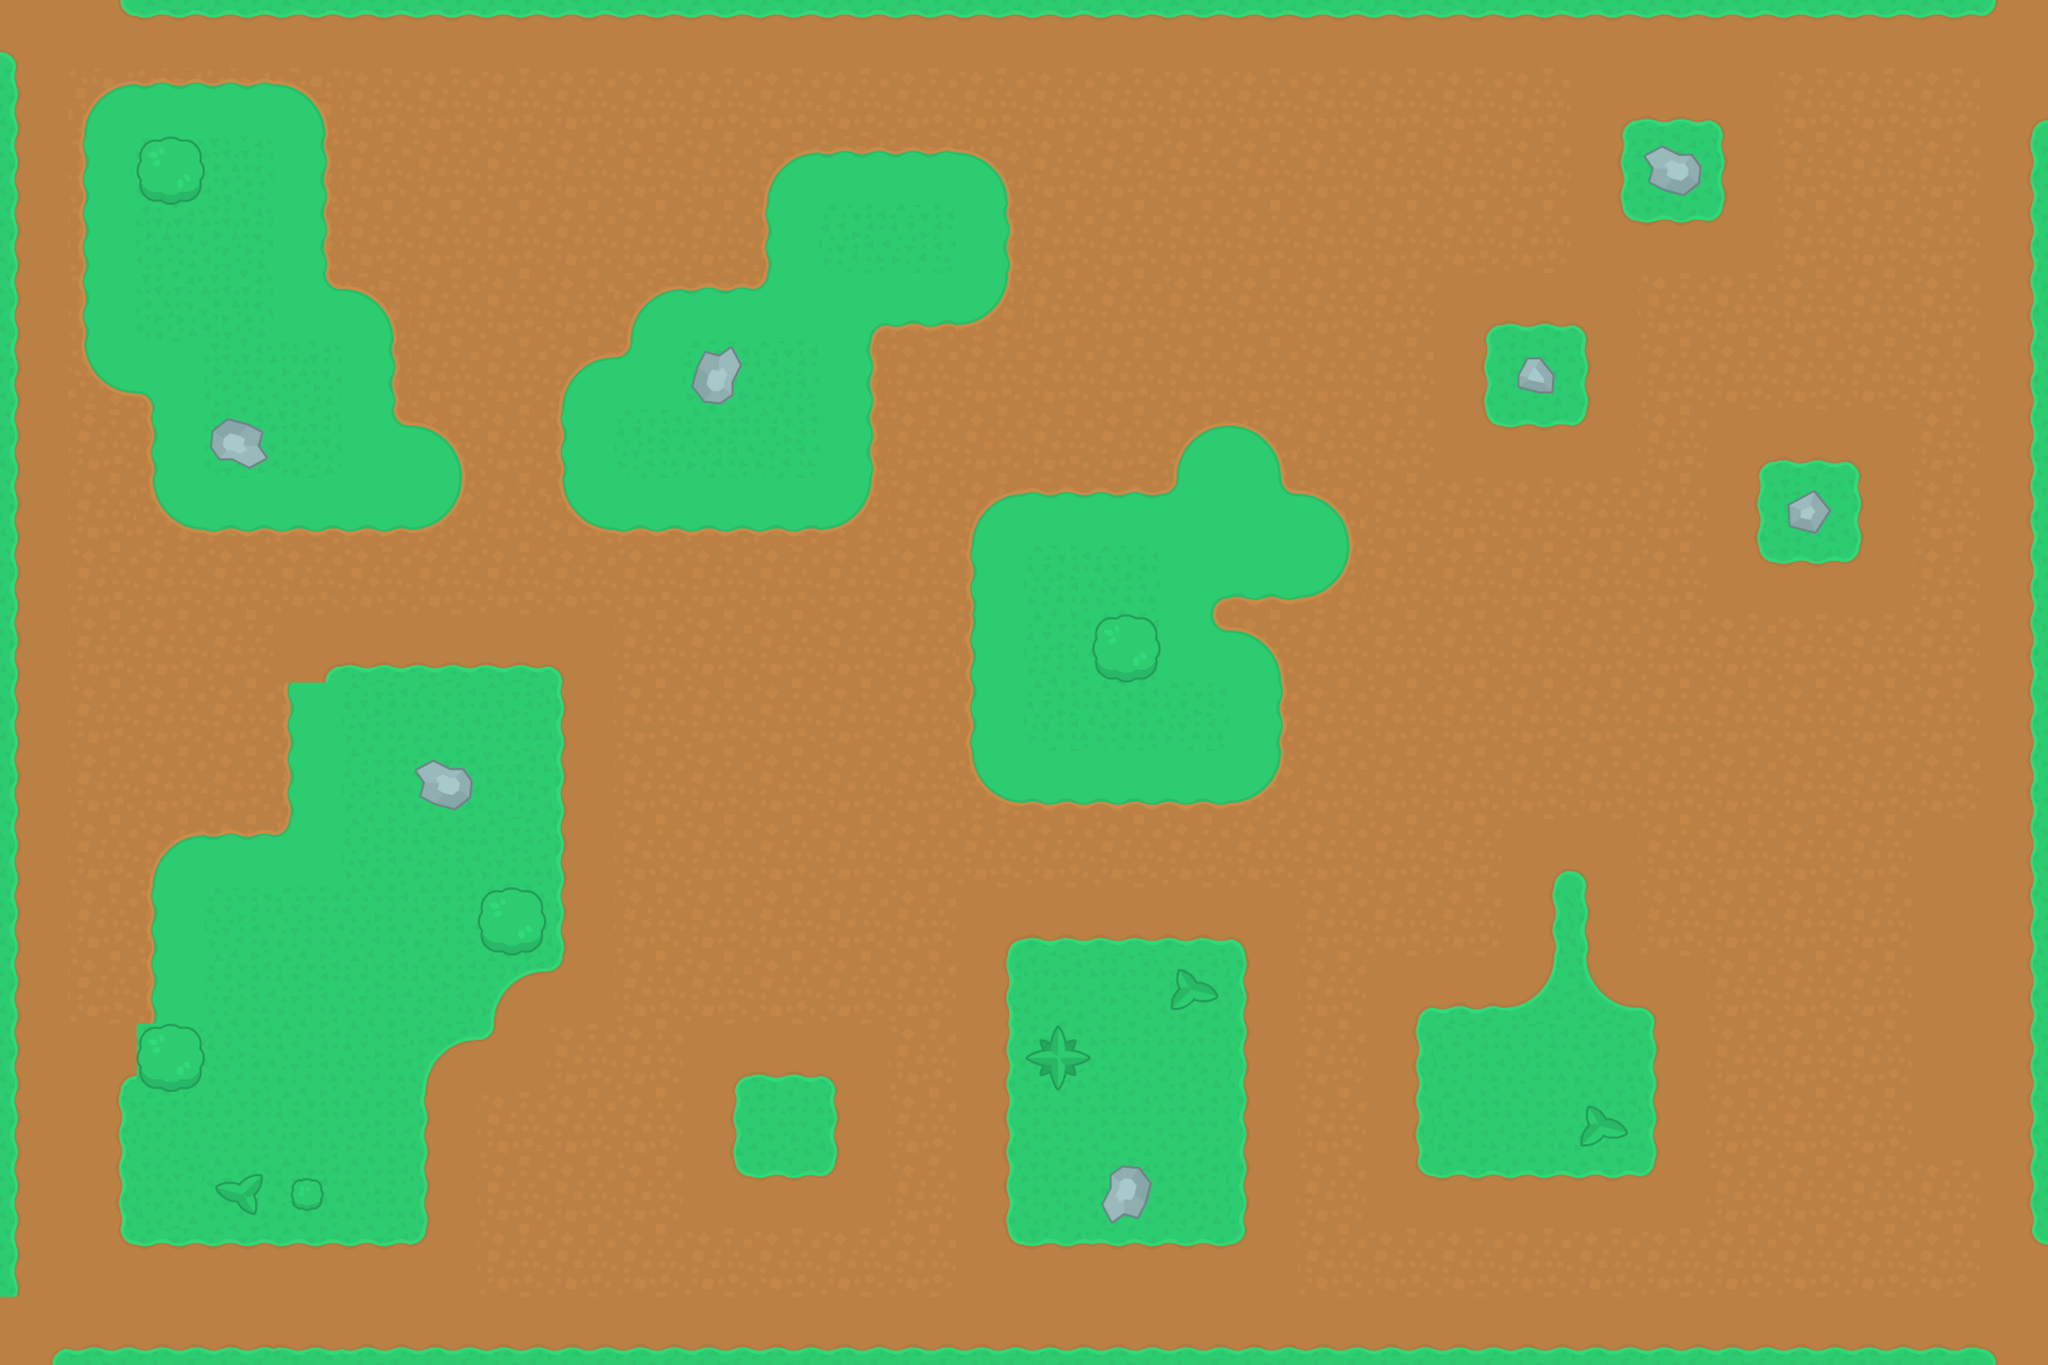

This is a level from a 2D game, rendered from its Tiled map with the project's own tilesets. A one-line summary and the complete map file follow:
An orthogonal 30x20 tile map with 128x128 px tiles, 2 tile layers (Ground, Decoration), 2 tilesets and 28 objects (9x Enemies, Player).

<map version="1.10" tiledversion="1.10.2" orientation="orthogonal" renderorder="right-down" width="30" height="20" tilewidth="128" tileheight="128" infinite="0" nextlayerid="6" nextobjectid="32">
 <tileset firstgid="1" source="tsx/Ground.tsx" />
 <tileset firstgid="300" source="tsx/Trees.tsx" />
 <layer id="1" name="Ground" width="30" height="20">
  <data encoding="csv">
1610612785,2684354609,2684354586,2684354586,2684354586,2684354586,2684354586,2684354586,2684354586,2684354586,2684354586,2684354586,2684354586,2684354586,2684354586,2684354586,2684354586,2684354586,2684354586,2684354586,2684354586,2684354586,2684354586,2684354586,2684354586,2684354586,2684354586,2684354586,2684354586,49,
26,2684354656,2684354655,2684354655,3221225568,94,94,94,94,94,94,94,94,94,94,94,94,94,94,94,94,94,94,1,2,3,94,94,94,3221225521,
26,95,25,25,3221225567,94,94,94,94,94,94,73,2684354655,2684354655,2684354633,94,94,94,94,94,94,94,94,24,25,26,94,94,94,3221225498,
26,95,25,25,3221225567,94,94,94,94,94,94,95,2684354585,2684354585,3221225567,94,94,94,94,94,94,94,94,47,48,49,94,94,94,3221225498,
26,95,25,25,116,3221225568,94,94,94,1610612810,2684354655,118,70,1610612831,3221225545,94,94,94,94,94,94,1,2,3,94,94,94,94,94,3221225498,
26,3221225546,72,25,25,3221225567,94,94,73,118,2684354585,2684354585,3221225567,94,94,94,94,94,94,94,94,24,25,26,94,94,94,94,94,3221225498,
26,94,95,25,25,116,74,94,95,2684354585,2684354585,2684354585,3221225567,94,94,94,94,73,2684354633,94,94,47,48,49,94,1,2,3,94,3221225498,
26,94,3221225546,1610612831,1610612831,1610612831,2684354634,94,1610612809,1610612831,1610612831,1610612831,3221225545,94,73,3221225543,3221225543,118,116,2684354633,94,94,94,94,94,24,25,26,94,3221225498,
26,94,94,94,94,94,94,94,94,94,94,94,94,94,95,2684354585,2684354585,70,71,3221225545,94,94,94,94,94,47,48,49,94,3221225498,
26,94,94,94,1,2,2,2,3,94,94,94,94,94,2684354631,2684354585,2684354585,116,74,94,94,94,94,94,94,94,94,94,94,3221225498,
26,94,94,94,95,2684354585,2684354585,2684354585,26,94,94,94,94,94,2684354631,2684354585,2684354585,2684354585,93,94,94,94,94,94,94,94,94,94,94,3221225498,
26,94,94,94,95,2684354585,2684354585,25,26,94,94,94,94,94,3221225546,71,71,71,2684354634,94,94,94,94,94,94,94,94,94,94,3221225498,
26,94,73,117,118,2684354585,2684354585,2684354585,26,94,94,94,94,94,94,94,94,94,94,94,94,94,3221225521,1610612785,94,94,94,94,3221225498,3221225498,
26,94,95,2684354585,2684354585,2684354585,2684354585,2684354585,26,94,94,94,94,94,2684354607,2684354584,2684354584,2684354584,3221225519,94,94,94,3221225498,26,94,94,94,94,3221225498,3221225498,
26,94,95,2684354585,2684354585,2684354585,2684354585,2684354587,1610612783,94,94,94,94,94,2684354608,25,25,25,3221225496,94,3221225521,1610612762,28,27,1610612785,94,94,94,3221225498,3221225498,
26,1610612739,25,2684354585,2684354585,2684354585,4,49,94,94,1,2,3,94,24,25,25,25,3221225496,94,3221225498,2684354585,2684354585,2684354585,26,94,94,94,3221225498,3221225498,
26,3221225498,2684354585,2684354585,2684354585,2684354585,26,94,94,94,24,25,26,94,24,25,25,25,3221225496,94,3221225498,2684354585,2684354585,2684354585,26,94,94,94,3221225498,3221225498,
26,3221225498,25,2684354585,2684354585,2684354585,26,94,94,94,47,48,49,94,24,25,25,25,3221225496,94,2684354609,2684354586,2684354586,2684354586,49,94,94,94,94,3221225498,
26,47,2684354586,2684354586,2684354586,2684354586,1610612783,94,94,94,94,94,94,94,47,48,1610612760,1610612760,1610612783,94,94,94,94,94,94,94,94,94,94,2684354609,
3221225521,1610612762,1610612762,1610612762,2,1610612762,1610612762,1610612762,1610612762,1610612762,1610612762,1610612762,1610612762,1610612762,1610612762,1610612762,1610612762,1610612762,1610612762,1610612762,1610612762,1610612762,1610612762,1610612762,1610612762,1610612762,1610612762,1610612762,1610612762,1610612785
</data>
 </layer>
 <layer id="2" name="Decoration" width="30" height="20">
  <data encoding="csv">
0,0,0,0,0,0,0,0,0,0,0,0,0,0,0,0,0,0,0,0,0,0,0,0,0,0,0,0,0,0,
0,0,0,0,0,0,0,0,0,0,0,0,0,0,0,0,0,0,0,0,0,0,0,0,0,0,0,0,0,0,
0,0,131,0,0,0,0,0,0,0,0,0,0,0,0,0,0,0,0,0,0,0,0,0,137,0,0,0,0,0,
0,0,0,0,0,0,0,0,0,0,0,0,0,0,0,0,0,0,0,0,0,0,0,0,0,0,0,0,0,0,
0,0,0,0,0,0,0,0,0,0,0,0,0,0,0,0,0,0,0,0,0,0,0,0,0,0,0,0,0,0,
0,0,0,0,0,0,0,0,0,0,2684354697,0,0,0,0,0,0,0,0,0,0,0,136,0,0,0,0,0,0,0,
0,0,0,3221225609,0,0,0,0,0,0,0,0,0,0,0,0,0,0,0,0,0,0,0,0,0,0,0,0,0,0,
0,0,0,0,0,0,0,0,0,0,0,0,0,0,0,0,0,0,0,0,0,0,0,0,0,0,138,0,0,0,
0,0,0,0,0,0,0,0,0,0,0,0,0,0,0,0,0,0,0,0,0,0,0,0,0,0,0,0,0,0,
0,0,0,0,0,0,0,0,0,0,0,0,0,0,0,0,131,0,0,0,0,0,0,0,0,0,0,0,0,0,
0,0,0,0,0,0,0,0,0,0,0,0,0,0,0,0,0,0,0,0,0,0,0,0,0,0,0,0,0,0,
0,0,0,0,0,0,137,0,0,0,0,0,0,0,0,0,0,0,0,0,0,0,0,0,0,0,0,0,0,0,
0,0,0,0,0,0,0,0,0,0,0,0,0,0,0,0,0,0,0,0,0,0,0,0,0,0,0,0,61,0,
0,0,0,0,0,0,0,131,0,0,0,0,0,0,0,0,0,0,0,0,0,0,0,0,0,0,0,0,61,0,
0,0,0,0,0,0,0,0,0,0,0,0,0,0,0,0,0,3221225605,0,0,0,0,0,0,0,0,0,0,61,0,
0,0,131,0,0,0,0,0,0,0,0,0,0,0,0,135,0,0,0,0,0,0,0,0,0,0,0,0,61,0,
0,0,0,0,0,0,0,0,0,0,0,0,0,0,0,0,0,0,0,0,0,0,0,3221225605,0,0,0,0,61,0,
0,0,0,133,132,0,0,0,0,0,0,0,0,0,0,0,1610612873,0,0,0,0,0,0,0,0,0,0,0,0,0,
0,0,0,0,0,0,0,0,0,0,0,0,0,0,0,0,0,0,0,0,0,0,0,0,0,0,0,0,0,0,
0,0,0,0,0,0,0,0,0,0,0,0,0,0,0,0,0,0,0,0,0,0,0,0,0,0,0,0,0,0
</data>
 </layer>
 <objectgroup id="4" name="Entities">
  <object id="12" name="Player" x="92" y="1200">
   <point />
  </object>
  <object id="13" name="Enemies" x="828" y="180">
   <point />
  </object>
  <object id="14" name="Enemies" x="864" y="2336">
   <point />
  </object>
  <object id="15" name="Enemies" x="1088" y="1372">
   <point />
  </object>
  <object id="16" name="Enemies" x="2152" y="236">
   <point />
  </object>
  <object id="17" name="Enemies" x="2628" y="1648">
   <point />
  </object>
  <object id="18" name="Enemies" x="3524" y="2372">
   <point />
  </object>
  <object id="19" name="Enemies" x="3540" y="332">
   <point />
  </object>
  <object id="20" name="Enemies" x="3524" y="1496">
   <point />
  </object>
  <object id="21" name="Enemies" x="2088" y="1452" visible="0">
   <point />
  </object>
 </objectgroup>
 <objectgroup id="3" name="Trees">
  <object id="1" gid="300" x="420" y="664" width="256" height="256" />
  <object id="2" gid="300" x="1592" y="524" width="256" height="256" />
  <object id="3" gid="300" x="440" y="1952" width="256" height="256" />
  <object id="4" gid="300" x="1980" y="2152" width="256" height="256" />
  <object id="5" gid="301" x="1992" y="2168" width="256" height="256" />
  <object id="6" gid="301" x="1584" y="548" width="256" height="256" />
  <object id="7" gid="302" x="2748" y="2060" width="256" height="256" />
  <object id="8" gid="302" x="2060" y="1152" width="256" height="256" />
  <object id="9" gid="302" x="2772" y="1260" width="256" height="256" />
  <object id="10" gid="301" x="3248" y="1880" width="256" height="256" />
  <object id="11" gid="301" x="2344" y="432" width="256" height="256" />
 </objectgroup>
 <objectgroup id="5" name="World boundary">
  <object id="24" x="-12.1934" y="-12.1934" width="39.6285" height="2600.24" />
  <object id="26" x="-36.5801" y="2517.93" width="3929.32" height="67.0636" />
  <object id="27" x="3712.88" y="2685.59" />
  <object id="28" x="3801.29" y="-51.8219" width="124.982" height="2627.67" />
  <object id="29" x="3956.75" y="67.0636" />
  <object id="30" x="-54.8702" y="-106.692" width="4069.54" height="140.224" />
  <object id="31" x="3499.5" y="-225.578" />
 </objectgroup>
</map>
